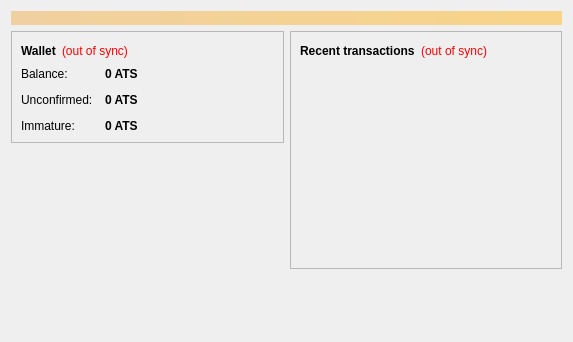
<?xml version="1.0" encoding="UTF-8"?>
<ui version="4.0">
 <class>OverviewPage</class>
 <widget class="QWidget" name="OverviewPage">
  <property name="geometry">
   <rect>
    <x>0</x>
    <y>0</y>
    <width>573</width>
    <height>342</height>
   </rect>
  </property>
  <property name="windowTitle">
   <string>Form</string>
  </property>
  <layout class="QVBoxLayout" name="topLayout">
   <item>
    <widget class="QLabel" name="labelAlerts">
     <property name="visible">
      <bool>false</bool>
     </property>
     <property name="styleSheet">
      <string notr="true">background-color: qlineargradient(x1: 0, y1: 0, x2: 1, y2: 0, stop:0 #F0D0A0, stop:1 #F8D488); color:#000000;</string>
     </property>
     <property name="wordWrap">
      <bool>true</bool>
     </property>
     <property name="margin">
      <number>3</number>
     </property>
    </widget>
   </item>
   <item>
    <layout class="QHBoxLayout" name="horizontalLayout" stretch="1,1">
     <item>
      <layout class="QVBoxLayout" name="verticalLayout_2">
       <item>
        <widget class="QFrame" name="frame">
         <property name="frameShape">
          <enum>QFrame::StyledPanel</enum>
         </property>
         <property name="frameShadow">
          <enum>QFrame::Raised</enum>
         </property>
         <layout class="QVBoxLayout" name="verticalLayout_4">
          <item>
           <layout class="QHBoxLayout" name="horizontalLayout_4">
            <item>
             <widget class="QLabel" name="label_5">
              <property name="font">
               <font>
                <weight>75</weight>
                <bold>true</bold>
               </font>
              </property>
              <property name="text">
               <string>Wallet</string>
              </property>
             </widget>
            </item>
            <item>
             <widget class="QLabel" name="labelWalletStatus">
              <property name="toolTip">
               <string>The displayed information may be out of date. Your wallet automatically synchronizes with the Arthasiglos network after a connection is established, but this process has not completed yet.</string>
              </property>
              <property name="styleSheet">
               <string notr="true">QLabel { color: red; }</string>
              </property>
              <property name="text">
               <string notr="true">(out of sync)</string>
              </property>
              <property name="alignment">
               <set>Qt::AlignLeading|Qt::AlignLeft|Qt::AlignVCenter</set>
              </property>
             </widget>
            </item>
            <item>
             <spacer name="horizontalSpacer_2">
              <property name="orientation">
               <enum>Qt::Horizontal</enum>
              </property>
              <property name="sizeHint" stdset="0">
               <size>
                <width>40</width>
                <height>20</height>
               </size>
              </property>
             </spacer>
            </item>
           </layout>
          </item>
          <item>
           <layout class="QFormLayout" name="formLayout_2">
            <property name="fieldGrowthPolicy">
             <enum>QFormLayout::AllNonFixedFieldsGrow</enum>
            </property>
            <property name="horizontalSpacing">
             <number>12</number>
            </property>
            <property name="verticalSpacing">
             <number>12</number>
            </property>
            <item row="0" column="0">
             <widget class="QLabel" name="label">
              <property name="text">
               <string>Balance:</string>
              </property>
             </widget>
            </item>
            <item row="0" column="1">
             <widget class="QLabel" name="labelBalance">
              <property name="font">
               <font>
                <weight>75</weight>
                <bold>true</bold>
               </font>
              </property>
              <property name="cursor">
               <cursorShape>IBeamCursor</cursorShape>
              </property>
              <property name="toolTip">
               <string>Your current balance</string>
              </property>
              <property name="text">
               <string notr="true">0 ATS</string>
              </property>
              <property name="textInteractionFlags">
               <set>Qt::LinksAccessibleByMouse|Qt::TextSelectableByKeyboard|Qt::TextSelectableByMouse</set>
              </property>
             </widget>
            </item>
            <item row="1" column="0">
             <widget class="QLabel" name="label_3">
              <property name="text">
               <string>Unconfirmed:</string>
              </property>
             </widget>
            </item>
            <item row="1" column="1">
             <widget class="QLabel" name="labelUnconfirmed">
              <property name="font">
               <font>
                <weight>75</weight>
                <bold>true</bold>
               </font>
              </property>
              <property name="cursor">
               <cursorShape>IBeamCursor</cursorShape>
              </property>
              <property name="toolTip">
               <string>Total of transactions that have yet to be confirmed, and do not yet count toward the current balance</string>
              </property>
              <property name="text">
               <string notr="true">0 ATS</string>
              </property>
              <property name="textInteractionFlags">
               <set>Qt::LinksAccessibleByMouse|Qt::TextSelectableByKeyboard|Qt::TextSelectableByMouse</set>
              </property>
             </widget>
            </item>
            <item row="2" column="0">
             <widget class="QLabel" name="labelImmatureText">
              <property name="text">
               <string>Immature:</string>
              </property>
             </widget>
            </item>
            <item row="2" column="1">
             <widget class="QLabel" name="labelImmature">
              <property name="font">
               <font>
                <weight>75</weight>
                <bold>true</bold>
               </font>
              </property>
              <property name="toolTip">
               <string>Mined balance that has not yet matured</string>
              </property>
              <property name="text">
               <string notr="true">0 ATS</string>
              </property>
              <property name="textInteractionFlags">
               <set>Qt::LinksAccessibleByMouse|Qt::TextSelectableByKeyboard|Qt::TextSelectableByMouse</set>
              </property>
             </widget>
            </item>
           </layout>
          </item>
         </layout>
        </widget>
       </item>
       <item>
        <spacer name="verticalSpacer">
         <property name="orientation">
          <enum>Qt::Vertical</enum>
         </property>
         <property name="sizeHint" stdset="0">
          <size>
           <width>20</width>
           <height>40</height>
          </size>
         </property>
        </spacer>
       </item>
      </layout>
     </item>
     <item>
      <layout class="QVBoxLayout" name="verticalLayout_3">
       <item>
        <widget class="QFrame" name="frame_2">
         <property name="frameShape">
          <enum>QFrame::StyledPanel</enum>
         </property>
         <property name="frameShadow">
          <enum>QFrame::Raised</enum>
         </property>
         <layout class="QVBoxLayout" name="verticalLayout">
          <item>
           <layout class="QHBoxLayout" name="horizontalLayout_2">
            <item>
             <widget class="QLabel" name="label_4">
              <property name="text">
               <string>&lt;b&gt;Recent transactions&lt;/b&gt;</string>
              </property>
             </widget>
            </item>
            <item>
             <widget class="QLabel" name="labelTransactionsStatus">
              <property name="toolTip">
               <string>The displayed information may be out of date. Your wallet automatically synchronizes with the Arthasiglos network after a connection is established, but this process has not completed yet.</string>
              </property>
              <property name="styleSheet">
               <string notr="true">QLabel { color: red; }</string>
              </property>
              <property name="text">
               <string notr="true">(out of sync)</string>
              </property>
              <property name="alignment">
               <set>Qt::AlignRight|Qt::AlignTrailing|Qt::AlignVCenter</set>
              </property>
             </widget>
            </item>
            <item>
             <spacer name="horizontalSpacer">
              <property name="orientation">
               <enum>Qt::Horizontal</enum>
              </property>
              <property name="sizeHint" stdset="0">
               <size>
                <width>40</width>
                <height>20</height>
               </size>
              </property>
             </spacer>
            </item>
           </layout>
          </item>
          <item>
           <widget class="QListView" name="listTransactions">
            <property name="styleSheet">
             <string notr="true">QListView { background: transparent; }</string>
            </property>
            <property name="frameShape">
             <enum>QFrame::NoFrame</enum>
            </property>
            <property name="verticalScrollBarPolicy">
             <enum>Qt::ScrollBarAlwaysOff</enum>
            </property>
            <property name="horizontalScrollBarPolicy">
             <enum>Qt::ScrollBarAlwaysOff</enum>
            </property>
            <property name="selectionMode">
             <enum>QAbstractItemView::NoSelection</enum>
            </property>
           </widget>
          </item>
         </layout>
        </widget>
       </item>
       <item>
        <spacer name="verticalSpacer_2">
         <property name="orientation">
          <enum>Qt::Vertical</enum>
         </property>
         <property name="sizeHint" stdset="0">
          <size>
           <width>20</width>
           <height>40</height>
          </size>
         </property>
        </spacer>
       </item>
      </layout>
     </item>
    </layout>
   </item>
  </layout>
 </widget>
 <resources/>
 <connections/>
</ui>
